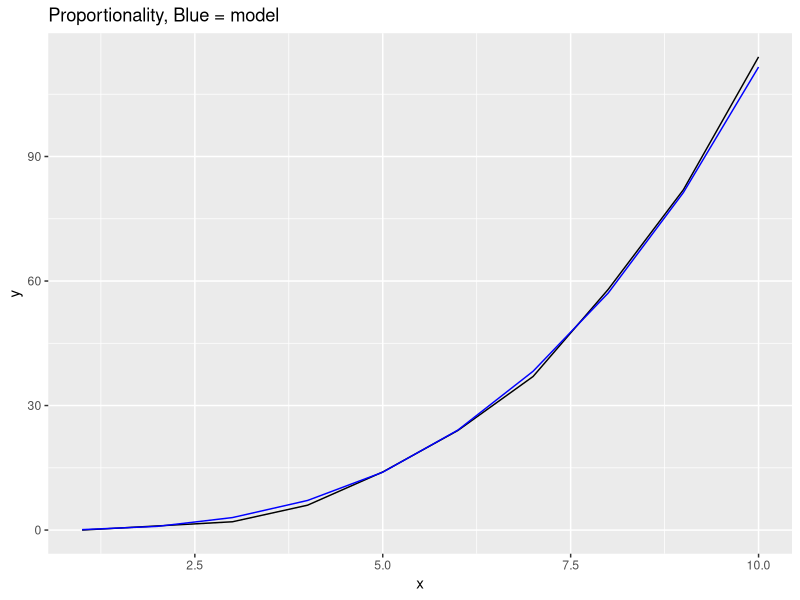

This chart was generated by the following R code:
## ---- chunk 1
library(ggplot2)

y <- c(0,1,2,6,14,24,37,58,82,114)
x <- c(1,2,3,4,5,6,7,8,9,10)
x3 <- x^3
k <- y / x3
prop <- x3 * k
mk <- median(k)
propm <-  mk * x3
data <- data.frame(x,y,x3,k,prop,propm)
knitr::kable(data)

f1 <- ggplot(data) + geom_line(aes(x=x, y=y)) + geom_line(aes(x=x, y=propm), colour="blue") + labs(title="Proportionality, Blue = model")
f1
